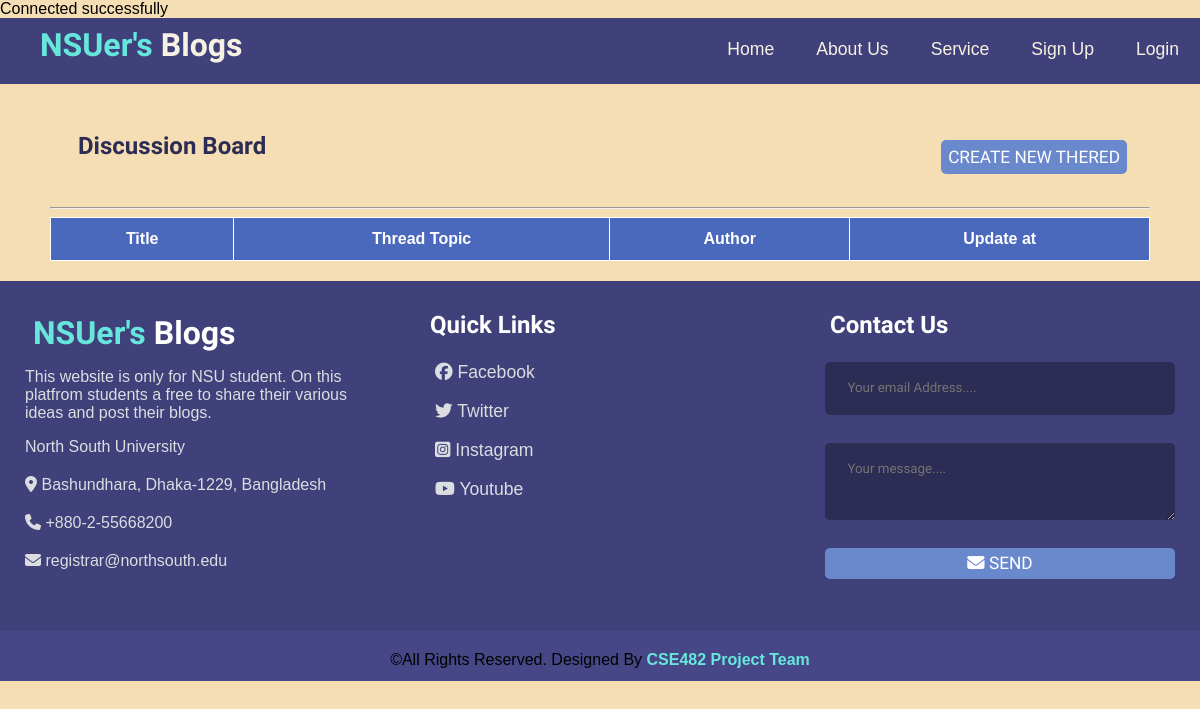
/discussion.php, run on an earlier commit of the app's database.
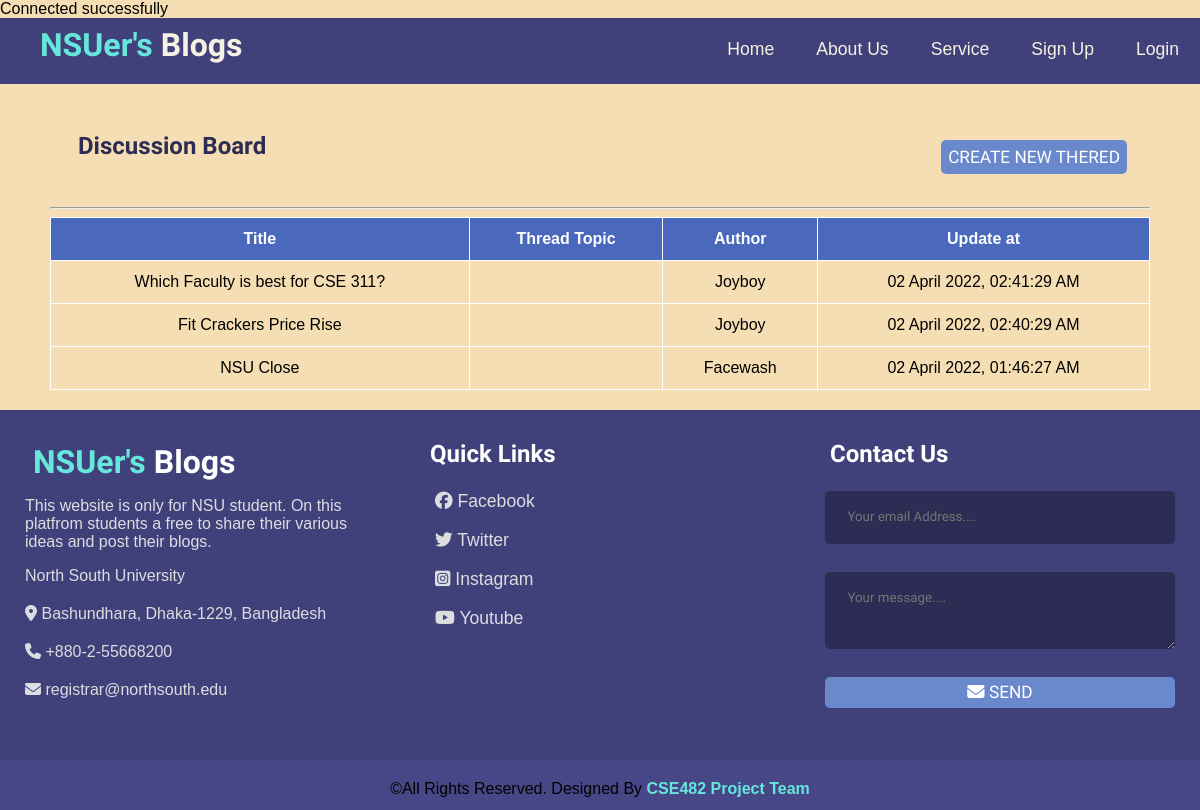
And on a later commit of the database.
### tables this page shows
CREATE TABLE `threads` (
  `id` int(11) NOT NULL,
  `user_id` int(11) NOT NULL,
  `thread_topic_id` int(11) NOT NULL,
  `title` varchar(255) NOT NULL,
  `body` text NOT NULL,
  `published` tinyint(4) NOT NULL,
  `created_at` datetime NOT NULL DEFAULT current_timestamp(),
  `update_at` datetime NOT NULL DEFAULT current_timestamp()
);

CREATE TABLE `users` (
  `id` int(11) NOT NULL,
  `admin` tinyint(4) NOT NULL,
  `username` varchar(255) NOT NULL,
  `email` varchar(255) NOT NULL,
  `password` varchar(255) NOT NULL,
  `created_at` datetime NOT NULL DEFAULT current_timestamp()
);

### app/database/db.php (called while the page is built, shortened)
<?php
require("connect.php");
function executeQuery($sql, $data)
{
    global $conn;
    $statement = $conn->prepare($sql);
    $values = array_values($data);
    $types = str_repeat('s', count($values));
    $statement->bind_param($types, ...$values);
    $statement->execute();
    return $statement;
}
function getPublishedThreads()
{
    $sql = "SELECT
            t.*, u.username
            FROM threads as t
            JOIN users as u
            ON t.user_id = u.id
            WHERE t.published = ?
            ORDER BY t.update_at DESC";
    $statement = executeQuery($sql, ['published' => 1]);
    $result = $statement->get_result();
    $threads = $result->fetch_all(MYSQLI_ASSOC);
    return $threads;
}

### discussion.php (the view, shortened to what this page needs)
<?php
$threads = array();
$threadTitle = 'Discussion Board';
$thread_topics = selectOne('thread_topics', ['id' => $_GET['id']]);
$thread_topic_id = $thread_topics['id'];
$thread_topic_title = $thread_topics['name'];
if (isset($thread_topic_id)) {
    $threads = getThreadsByThreadTopicId($thread_topic_id);
    $threadTitle = $thread_topic_title;
} else {
    $threads = getPublishedThreads();
}
?>
<!DOCTYPE html>
<html lang="en">
<head>
    <link rel="stylesheet" href="assets/css/style.css">
</head>
<body>
    <?php include(ROOT_PATH . "/app/includes/header.php") ?>
    <main class="container mtb-2">
        <section class="discussion-header">
            <div class="discussion-title">
                <h1><?php echo $threadTitle ?></h1>
            </div>
            <div class="discussion-create">
                <div class="mt-2">
                    <a href="#" class="btn">Create New Thered</a>
                </div>
            </div>
        </section>
        <div>
            <hr />
        </div>
        <section>
            <div>
                <table>
                    <thead>
                        <th>Title</th>
                        <th>Thread Topic</th>
                        <th>Author</th>
                        <th>Update at</th>
                    </thead>
                    <tbody>
                    <tbody>
                        <?php foreach ($threads as $thread) : ?>
                            <tr>
                                <td>
                                    <a href="thread.php?id=<?php echo $thread['id']; ?>">
                                        <?php echo $thread['title'] ?>
                                    </a>
                                </td>
                                <td>
                                </td>
                                <td>
                                    <?php echo ucfirst($thread['username']); ?>
                                </td>
                                <td>
                                    <?php echo date('d F Y, h:i:s A', strtotime($thread['update_at'])); ?>
                                </td>
                            </tr>
                        <?php endforeach; ?>
                    </tbody>
                    </tbody>
                </table>
            </div>
        </section>
    </main>
    <?php include(ROOT_PATH . "/app/includes/footer.php") ?>
</body>
</html>

What changed in the data, as far as the page shows it:
added threads: title "Which Faculty is best for CSE 311?", user.username "Joyboy", update_at "02 April 2022, 02:41:29 AM"
added threads: title "Fit Crackers Price Rise", user.username "Joyboy", update_at "02 April 2022, 02:40:29 AM"
added threads: title "NSU Close", user.username "Facewash", update_at "02 April 2022, 01:46:27 AM"
